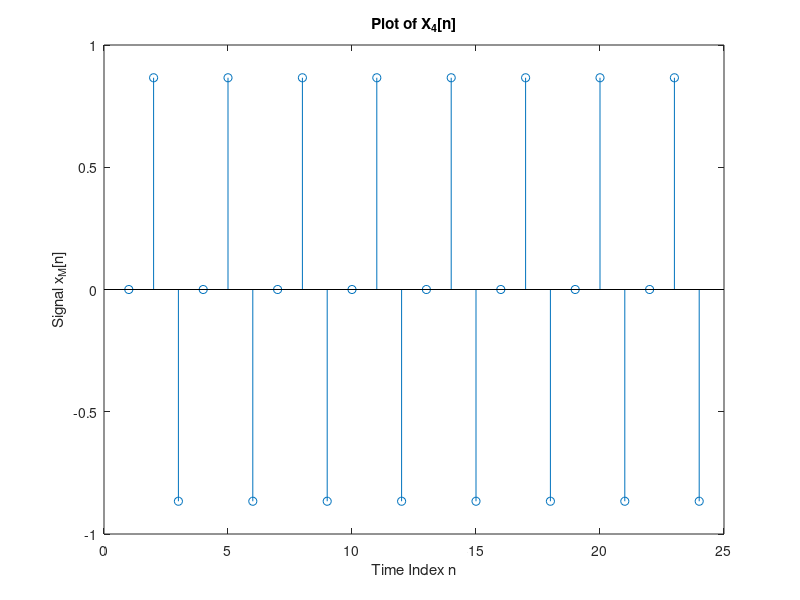
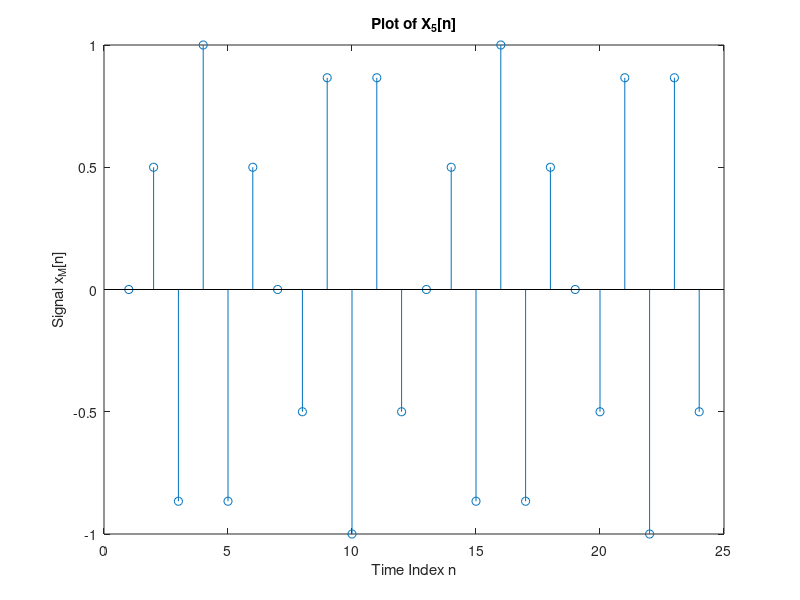
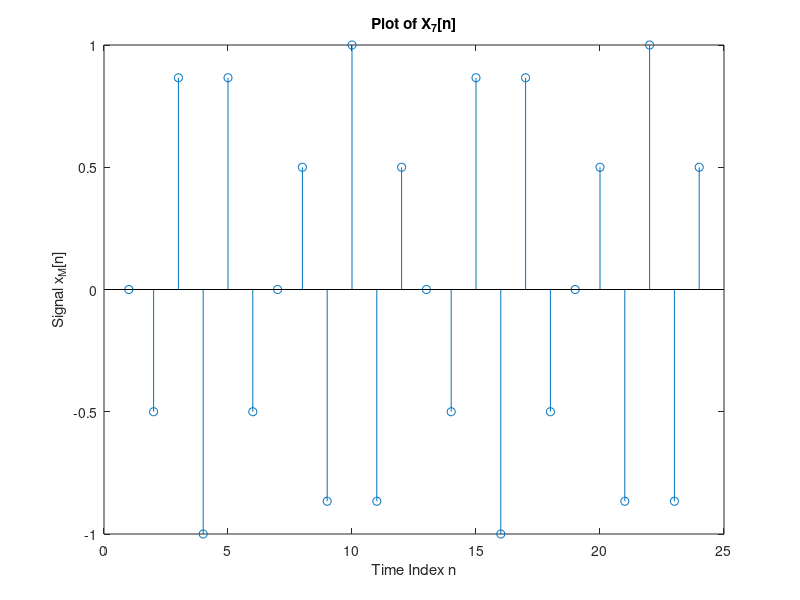
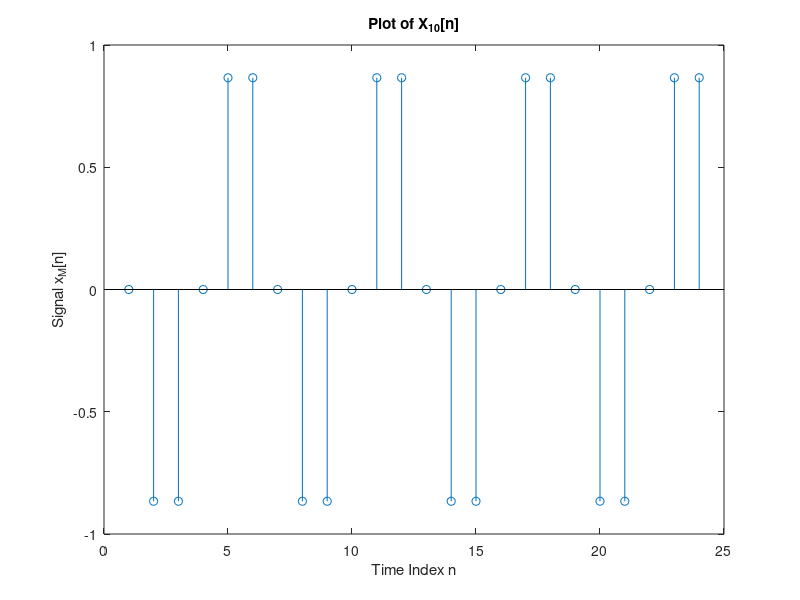

Here is the MATLAB script that generated these plots, in order:
function func_problem2()

% Initialize the variables
N = 12; 
M = [4 5 7 10];
[row,cols] = size(M);
time_index = [0 : (2*N-1)]; 

% set the input
%x(1:size(M), : ) = sin(2*pi*M)
for cnt = 1 : cols
    x = sin((2*pi*M(cnt)*time_index)/N);
    figure,
    stem(x)
    title(strcat('Plot of X_{',num2str(M(cnt)),'}[n]'))
    xlabel('Time Index n')
    ylabel('Signal x_M[n]')
    
end